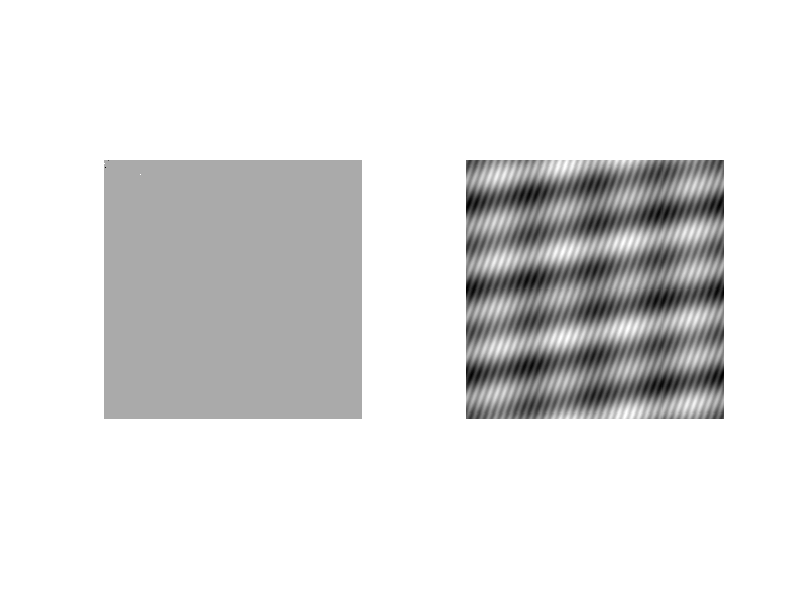
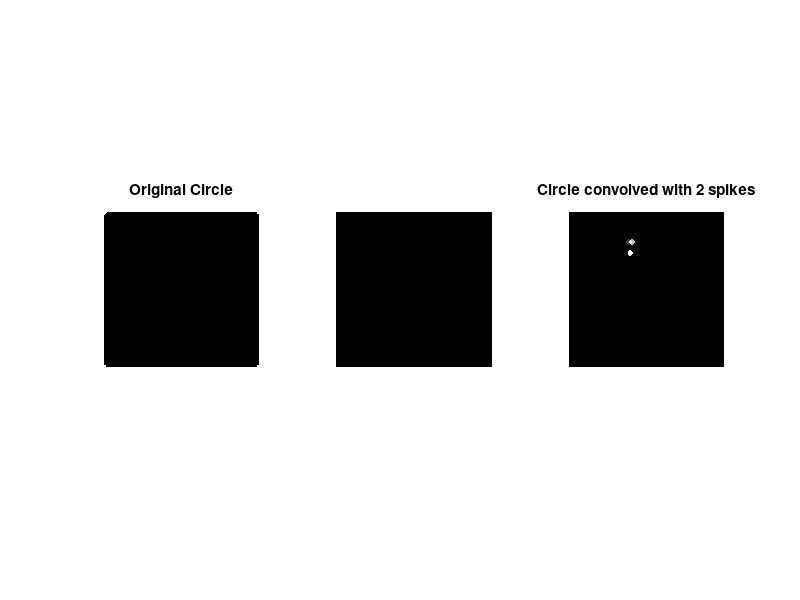

Write the MATLAB code that produced these figures, in order. (Note: this script raises an error after producing the figures.)
%% Fourier Theory Demonstrations
% CS 473 / CM 473 / CS 673

%% What do Fourier basis functions look like in 2D?

F = zeros(256);
F(4,1) = 1;
F(1,5) = -1;
F(14,37) = 1;
F(7,2) = -2;
f = ifft2(F);
figure(1);
subplot(1,2,1), imshow(F, []);
subplot(1,2,2), imshow(real(f), []);

%% Convolution
% We will convolve a circle with two implulses.

%% First, let's create a circle.
[x,y] = meshgrid(-128:127, -128:127);
d = x.^2 + y.^2;
circle = (d<20);
circle = fftshift(circle); % centre circle at (1,1)
figure(2)
subplot(1,3,1), imshow(circle, []), title('Original Circle');

%% And now an image with 2 impulses.
f = zeros(256,256);
f(50,100) = 1;
f(50,105) = 3;
f(68, 102) = 4;
subplot(1,3,2), imshow(f,[]);

%% And convolve
g = ifft2( fft2(f) .* fft2(circle) );
subplot(1,3,3), imshow(real(g), []), title('Circle convolved with 2 spikes');


%% Read in an image to play with
f = imread('pd.jpg');
f = double( f(:,:,1) ); % converts to floating-pt
F = ifftshift( fft2( fftshift(f) ) );
figure(2), imshow(f, []), title('Original image');

%% Registration using Correlation Coefficient
f = imread('pd.jpg');
f = double( f(:,:,1) ); % converts to floating-pt
true_shift = [29 15]; %round(rand(1,2)*30);
g = circshift(f, true_shift);

imshow(f+g, []);

%% Compute CC
H = fft2(g) .* conj(fft2(f));
h = real( ifft2(H) );
imshow(real(h), []);

%% Shift f by the location of the max, minus [1 1]
f2 = circshift(f, true_shift);
imshow(f2, []);

%% Difference image... should be blank
imshow(abs(g-f2), []);

%% Scaling
% Image scaling can be done by padding and cropping the image/frequency
% domains.  We will blow up our image by a factor of 2 by zero-padding the
% frequency domain.  This effectively makes the sample spacing in the freq.
% domain twice as high (since the FOV is assumed to be fixed).
G = padarray(F, [128 128], 'both');
g = ifftshift( ifft2( fftshift(G) ) );
g = g(128:(end-127),128:(end-127)); % remove the padding we added before
imshow(g,[]);


%% Fourier Shift Theorem
% Let's translate an image by manipulating its Fourier Transform.

% We'll re-use x from the convolution demo.
d = 100; % This is our desired shift
ramp = exp(-2*pi*1i*x*d/256);

G = ramp .* F;
g = ifftshift( ifft2( fftshift(G) ) );

figure(2), imshow(real(g),[]), title(['Shifted by ' num2str(d) ' pixels']);


%% Rotation
% We will rotate an image by rotating its Fourier Transform.

theta = 30;
G = imrotate(F, theta, 'bicubic', 'crop');
g = ifftshift( ifft2( fftshift(G) ) );
figure(1), imshow(real(g), []), title(['Rotated by ' num2str(theta) ' degrees']);


%% Fourier Projection Theorem
% Let's project vertically onto the x-axis
fsum = sum(f); % by default, "sum" does column sums

% I happen to know that in a 256x256 image, the centre pixel is at index
% (129,129).
Frow129 = F(129,:); % extract 129th row
f2 = ifftshift( ifft( fftshift(Frow129) ) ); % 1D FFT

% Plot them both. We'll shift up the blue curve so that we can see both
% curves.
figure(1), plot(0:255,fsum,'r-', 0:255,real(f2)+5e2,'b-');
title('fsum and f2');




